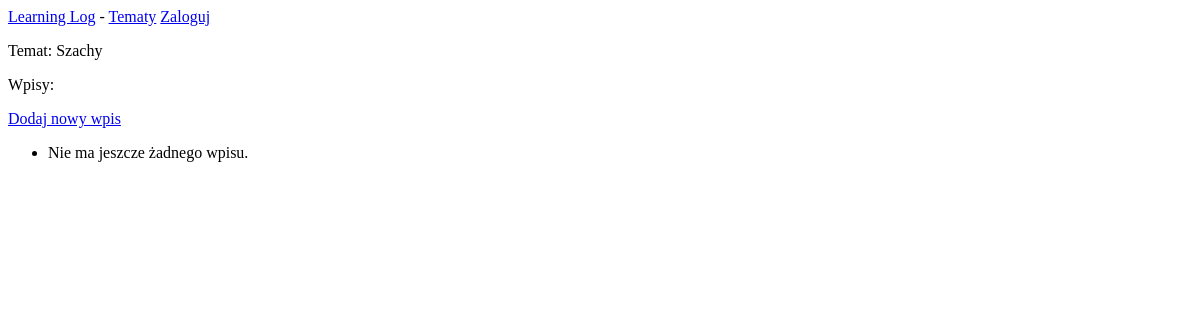
/topics/1/, run on an earlier commit of the app's database.
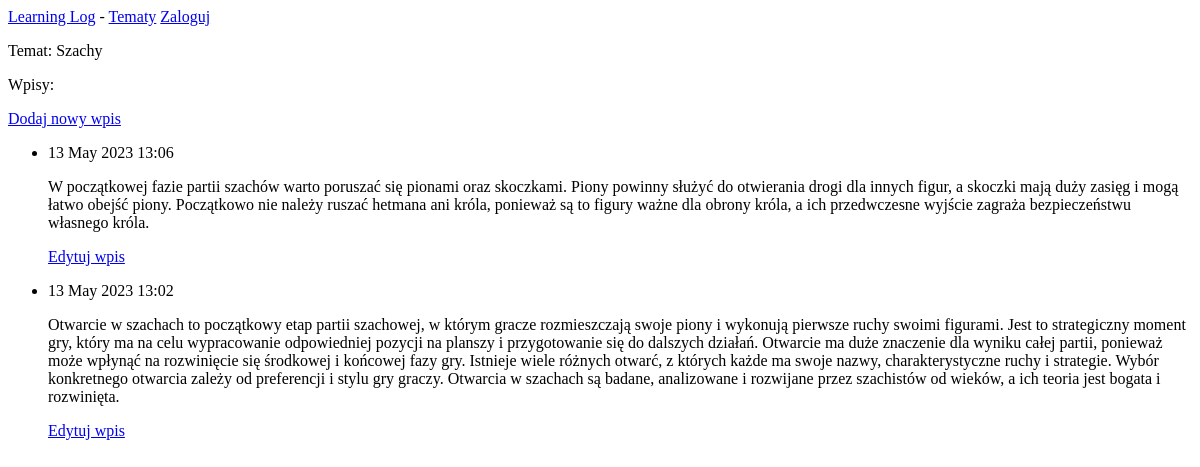
And on a later commit of the database.
### learning_logs/models.py (models this page shows, shortened)
class Topic(models.Model):
	text = models.CharField(max_length=200)
	date_added = models.DateTimeField(auto_now_add=True)
	def __str__(self):
		return self.text

class Entry(models.Model):
	topic = models.ForeignKey(Topic, on_delete=models.CASCADE)
	text = models.TextField()
	date_added = models.DateTimeField(auto_now_add=True)
	class Meta:
		verbose_name_plural = 'entries'

### learning_logs/views.py (the view)
# urls.py: path('topics/<int:topic_id>/', views.topic, name='topic'),
def topic(request, topic_id):
	topic = Topic.objects.get(id=topic_id)
	entries = topic.entry_set.order_by('-date_added')
	context = {'topic':topic, 'entries': entries}
	return render(request, 'learning_logs/topic.html', context)

### learning_logs/templates/learning_logs/topic.html
{% extends 'learning_logs/base.html' %}
{% block content %}
<p>Temat: {{ topic }}</p>
<p>Wpisy:</p>
<p>
  <a href="{% url 'learning_logs:new_entry' topic_id=topic.id %}">Dodaj nowy wpis</a>
</p>
<ul>
{% for entry in entries %}
  <li>
    <p>{{ entry.date_added|date:'d M Y H:i' }}</p>
    <p>{{ entry.text|linebreaks }}</p>
    <p>
      <a href="{% url 'learning_logs:edit_entry' entry.id %}">Edytuj wpis</a>
    </p>
  </li>
{% empty %}
  <li>Nie ma jeszcze żadnego wpisu.</li>
{% endfor %}
</ul>
{% endblock content %}

### learning_logs/templates/learning_logs/base.html
<p>
  <a href="{% url 'learning_logs:index' %}">Learning Log</a> -
  <a href="{% url 'learning_logs:topics' %}">Tematy</a>
  {% if user.is_authenticated %}
    Witaj, {{ user.username }}.
    <a href="{% url 'users:logout' %}">Wyloguj</a>
  {% else %}
    <a href="{% url 'users:login' %}">Zaloguj</a>
  {% endif %}
</p>
{% block content %}{% endblock content %}

What changed in the data, as far as the page shows it:
added Entry: date_added "13 May 2023 13:06", text "W początkowej fazie partii szachów warto poruszać się pionami oraz skoczkami. Piony powinny służyć do otwierania drogi dla innych figur, a skoczki mają duży zasięg i mogą łatwo obejść piony. Początkowo nie należy ruszać hetmana ani króla, ponieważ są to figury ważne dla obrony króla, a ich przedwczesne wyjście zagraża bezpieczeństwu własnego króla."
added Entry: date_added "13 May 2023 13:02", text "Otwarcie w szachach to początkowy etap partii szachowej, w którym gracze rozmieszczają swoje piony i wykonują pierwsze ruchy swoimi figurami. Jest to strategiczny moment gry, który ma na celu wypracowanie odpowiedniej pozycji na planszy i przygotowanie się do dalszych działań. Otwarcie ma duże znaczenie dla wyniku całej partii, ponieważ może wpłynąć na rozwinięcie się środkowej i końcowej fazy gry. Istnieje wiele różnych otwarć, z których każde ma swoje nazwy, charakterystyczne ruchy i strategie. Wybór konkretnego otwarcia zależy od preferencji i stylu gry graczy. Otwarcia w szachach są badane, analizowane i rozwijane przez szachistów od wieków, a ich teoria jest bogata i rozwinięta."
Also different on the page:
text no longer shown: "Nie ma jeszcze żadnego wpisu."
